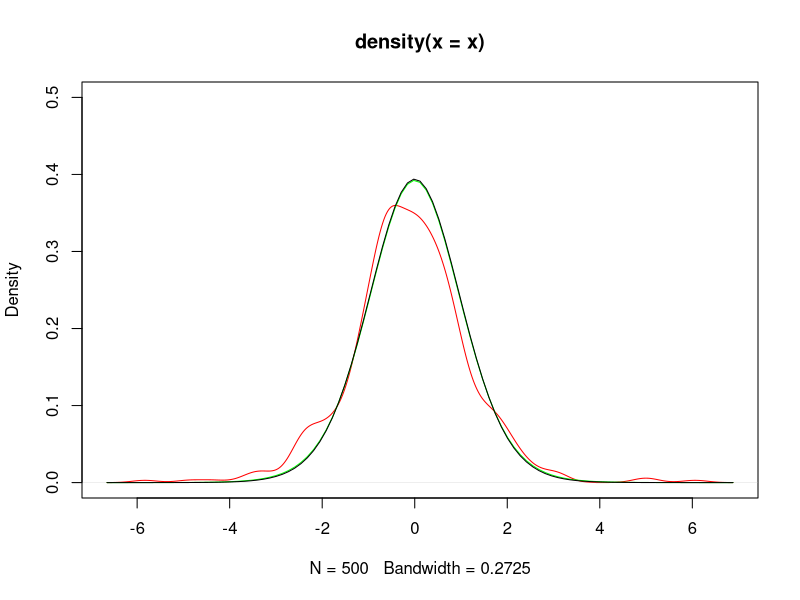
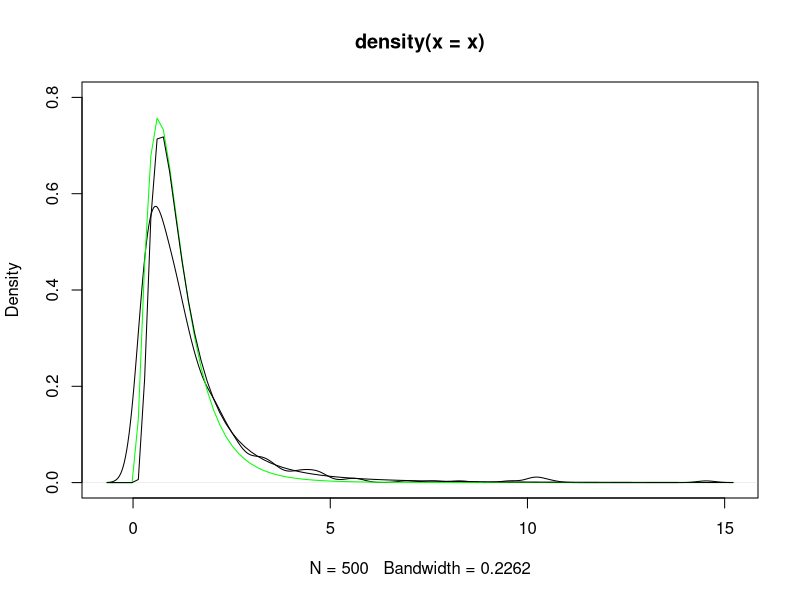
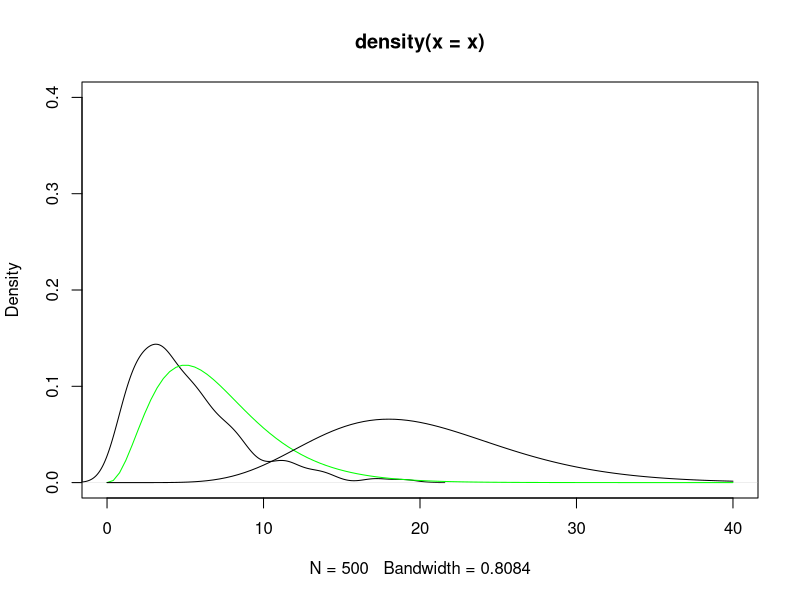

Here is the R script that generated these plots, in order:
# n=500, df=5 ,df=15, df=20

x=rt(500,5)
plot(density(x),col="red",ylim=c(0,.5))
curve(dt(x,15),add=T,col="green")
curve(dt(x,20),add=T)

#n=500 df1=5,df2=7 df1=7 df2=17, df1=25 df2= 6

x=rf(500,5,7)
plot(density(x),ylim=c(0,.8))
curve(df(x,7,17),add=T,col="green")
curve(df(x,25,6),add=T)

#n=500, df=10

x=rchisq(500,5)
plot(density(x),ylim=c(0,.4),xlim=c(0,40))
curve(dchisq(x,7),add=T,col="green")
curve(dchisq(x,20),add=T)
